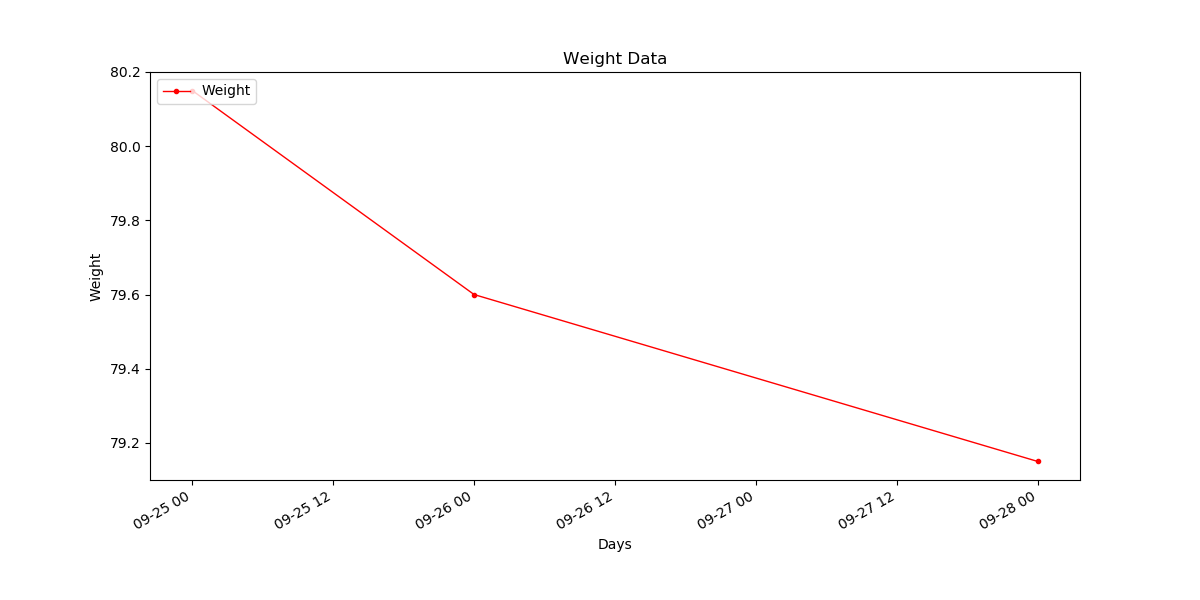

Python code for this plot:
# * coding=utf-8 *
import matplotlib.pyplot as plt
import numpy as np
import pandas as pd
from datetime import datetime 

DataFrame=pd.read_csv('WeightData.csv')
DataFrame.columns=["Date","Weight"]
Date=DataFrame["Date"]
Weight=DataFrame["Weight"]
Date=np.array(Date)
Date=[datetime.strptime(i, '%Y.%m.%d') for i in Date]
Weight=np.array(Weight)
#A Figure
figure=plt.figure("Weight Data",figsize=(12,6))
plt.xlabel("Days")
plt.ylabel("Weight")
plt.title("Weight Data")
#plt.yticks([i for i in range(0,80,10)])
plt.plot(Date,Weight,marker=".",color="r",linestyle="-",linewidth=1.0,label="Weight")
plt.legend(loc='upper left')
figure.autofmt_xdate()
#plt.grid(color="k", linestyle=":")
plt.savefig("WeightData.png")
plt.show()